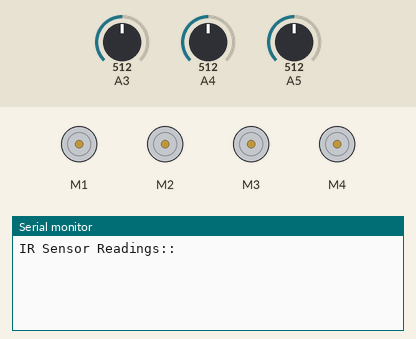
The sketch below on a simulated Arduino Uno, built with avr-gcc and run on an emulated ATmega328P. On the bench: 4 × DC motor (green arrow = forward, orange = backward, longer = faster), the last lines printed to the serial monitor. The test bench sets the inputs (shaded band); at power-on: A3 = 512, A4 = 512, A5 = 512.

Above: at 0.01 s.
1.4 s: A3 set to 11
At 2.1 s:
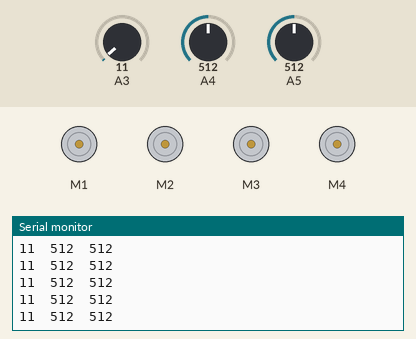
2.9 s: A3 set to 8
At 3.7 s:
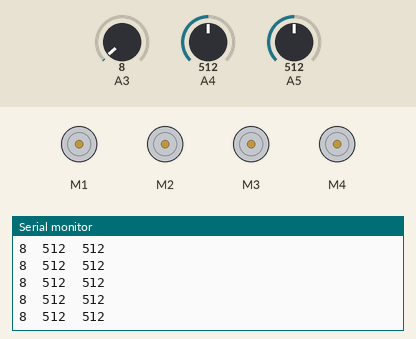
4.4 s: A4 set to 990
At 5.0 s:
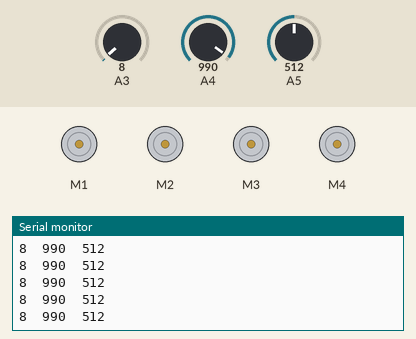
5.9 s: A4 set to 1007
At 6.8 s:
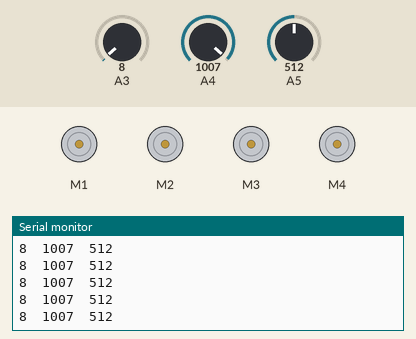
Timing chart, 0 to 8.9 s (numbered marks = the images above; inputs shaded):
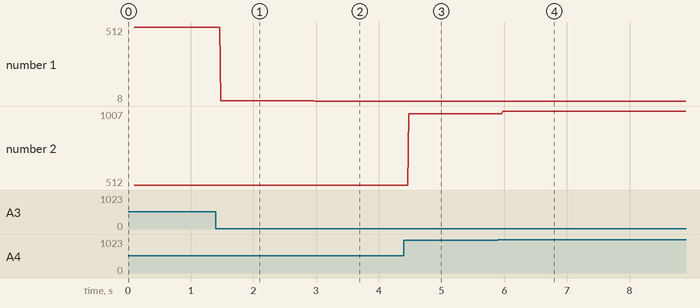

The sketch:

Line_follower.ino
```cpp
  #include <AFMotor.h> //Adafruit Motor Shield Library. First you must download and install AFMotor library
  #include <RedBot.h> //add Line Follower sensor library
  AF_DCMotor motor1 (1, MOTOR12_1KHZ);
  AF_DCMotor motor2 (2, MOTOR12_1KHZ);
  AF_DCMotor motor3 (3, MOTOR12_1KHZ);
  AF_DCMotor motor4 (4, MOTOR12_1KHZ);
  RedBotSensor left_sen = RedBotSensor(A3);
  RedBotSensor center_sen = RedBotSensor(A4);
  RedBotSensor right_sen = RedBotSensor(A5);
  int lineStandard = 800;

void setup()
{ Serial.begin(9600);
  Serial.println("IR Sensor Readings:: ");
  delay(100);
}

void loop()
{
  Serial.print(left_sen.read());
  Serial.print("\t");
  Serial.print(center_sen.read());
  Serial.print("\t");
  Serial.print(right_sen.read());
  Serial.println();

  // if on the line drive left and right at the same speed (left is CCW / right is CW)
  if(center_sen.read() > lineStandard)
  {//right
   right_car();
  }
  //data_sheet
  // if the line is under the right sensor, adjust relative speeds to turn to the right
  else if(right_sen.read() > lineStandard)
  {//left
  left_car();
  }
  //data_sheet
  // if the line is under the left sensor, adjust relative speeds to turn to the left
  else if(left_sen.read() > lineStandard)
  {//right
  right_car();
  }
  //data_sheet
  // if all sensors are on black or up in the air, stop the motors.
  // otherwise, run motors given the control speeds above.
  if((left_sen.read() > lineStandard) && (center_sen.read() > lineStandard) && (right_sen.read() > lineStandard) )
  {
    //stop
    stop_car ();
  }
  else
  {
  //any dir
    forward_car();
  }
  delay(0);  // add a delay to decrease sensitivity.
}

 void forward_car()
  {
  motor1.run(FORWARD);
  motor2.run(FORWARD);
  motor3.run(FORWARD);
  motor4.run(FORWARD);
  }
  void back_car()
  {
  motor1.run(BACKWARD);
  motor2.run(BACKWARD);
  motor3.run(BACKWARD);
  motor4.run(BACKWARD);
  }
  void right_car()
  {
  motor1.run(FORWARD);
  motor2.run(BACKWARD);
  motor3.run(BACKWARD);
  motor4.run(FORWARD);
  }
  void left_car()
  {
  motor1.run(BACKWARD);
  motor2.run(FORWARD);
  motor3.run(FORWARD);
  motor4.run(BACKWARD);
  }
  void stop_car ()
{
  motor1.run(RELEASE);
  motor2.run(RELEASE);
  motor3.run(RELEASE);
  motor4.run(RELEASE);
}
```

Measured:
- after the input at 1.4 s, the serial monitor: prints a new line after 0.08 s (image 1)
- after the input at 2.9 s, the serial monitor: prints a new line after 0.08 s (image 2)
- after the input at 4.4 s, the serial monitor: prints a new line after 0.08 s (image 3)
- after the input at 5.9 s, the serial monitor: prints a new line after 0.07 s (image 4)
- plotted number 1: 512 → 11 after the input at 1.4 s, 11 → 8 after the input at 2.9 s
- plotted number 2: 512 → 990 after the input at 4.4 s, 990 → 1007 after the input at 5.9 s
